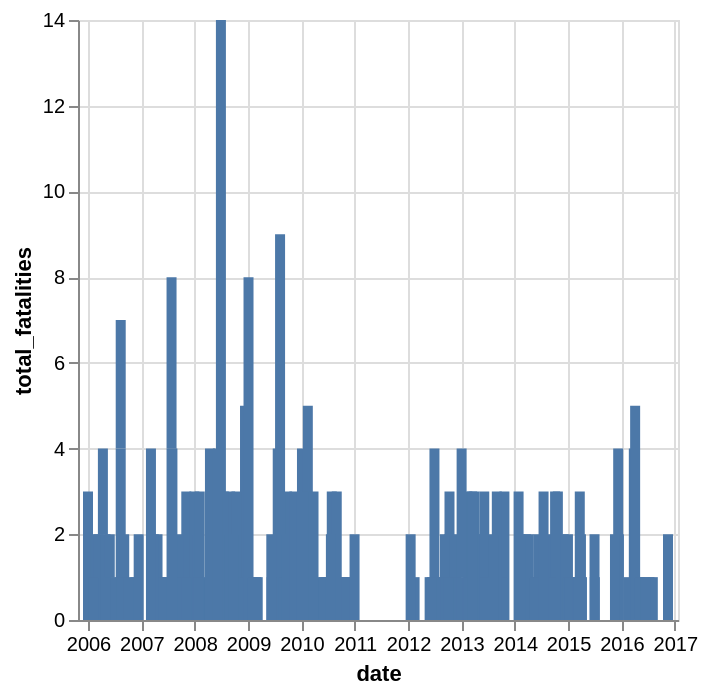

Write notebook code for a chart like this one.
### Code cell
alt.Chart(accident_list).mark_bar().encode(
    x='date',
    y='total_fatalities'
)

### Figure 1 — Vega-Lite specification as saved in the notebook (floating-point values rounded to 4 significant figures; data arrays with more than 128 entries replaced by an {"elided": "..."} marker saying what was removed)
{"config": {"view": {"continuousWidth": 300, "continuousHeight": 300}}, "data": {"name": "data-9b0d75cebc316793bcaa5ee8a78daf01"}, "mark": {"type": "bar"}, "encoding": {"x": {"field": "date", "type": "temporal"}, "y": {"field": "total_fatalities", "type": "quantitative"}}, "$schema": "https://vega.github.io/schema/vega-lite/v6.4.1.json", "datasets": {"data-9b0d75cebc316793bcaa5ee8a78daf01": {"elided": "163 records"}}}
